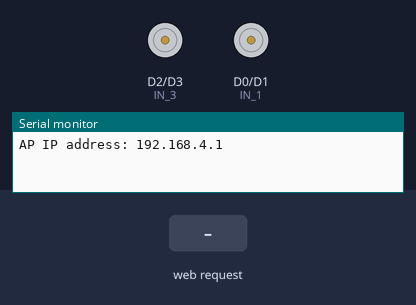
This sketch was run on a simulated ESP8266 (NodeMCU). Parts: motor-driver pin pairs drawn as motors (green arrow = first pin HIGH = forward, orange = second pin HIGH = backward, longer = more drive), the last lines printed to the serial monitor. The inputs (shaded band) are chosen by the test bench.

Above: at 1.2 s.
1.3 s: HTTP request GET /?State=F received
At 1.6 s:
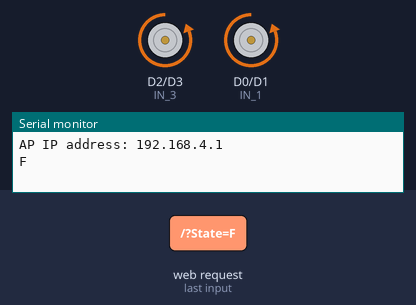
2.8 s: HTTP request GET /?State=B received
At 3.9 s:
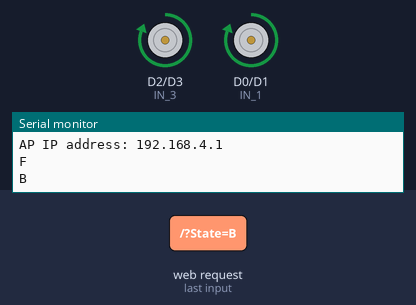
4.3 s: HTTP request GET /?State=L received
At 5.1 s:
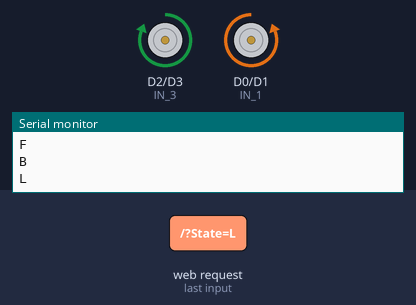
5.8 s: HTTP request GET /?State=R received
At 6.2 s:
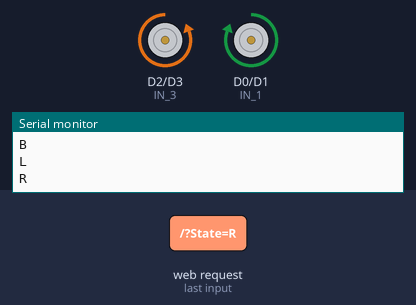
7.3 s: HTTP request GET / received
At 8.6 s:
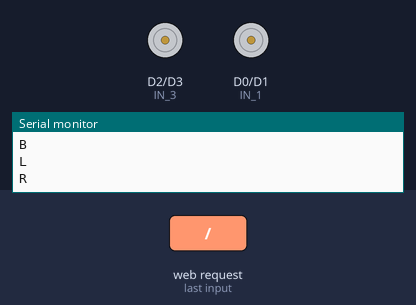
Timing chart, 0 to 9.8 s (numbered marks = the images above; inputs shaded):
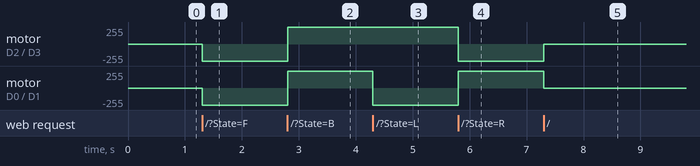

Measured:
- after the input at 1.3 s, motor on D2 (IN_3) / D3 (IN_4), motor on D0 (IN_1) / D1 (IN_2): stopped → backward 255/255 at once
- after the input at 2.8 s, motor on D2 (IN_3) / D3 (IN_4), motor on D0 (IN_1) / D1 (IN_2): backward 255/255 → forward 255/255 at once
- after the input at 4.3 s, motor on D0 (IN_1) / D1 (IN_2): forward 255/255 → backward 255/255 at once
- after the input at 5.8 s, motor on D2 (IN_3) / D3 (IN_4): forward 255/255 → backward 255/255 at once; motor on D0 (IN_1) / D1 (IN_2): backward 255/255 → forward 255/255 at once
- after the input at 7.3 s, motor on D2 (IN_3) / D3 (IN_4): backward 255/255 → stopped at once; motor on D0 (IN_1) / D1 (IN_2): forward 255/255 → stopped at once

The sketch:

wificar.ino
```cpp
#define IN_1  D0
#define IN_2  D1
#define IN_3  D2
#define IN_4  D3

#include <ESP8266WiFi.h>
#include <WiFiClient.h>
#include <ESP8266WebServer.h>

String command;


const char* ssid = "Vigyantram";
ESP8266WebServer server(80);

void setup() {


 pinMode(IN_1, OUTPUT);
 pinMode(IN_2, OUTPUT);
 pinMode(IN_3, OUTPUT);
 pinMode(IN_4, OUTPUT);

  Serial.begin(115200);

// Connecting WiFi

  WiFi.mode(WIFI_AP);
  WiFi.softAP(ssid);

  IPAddress myIP = WiFi.softAPIP();
  Serial.print("AP IP address: ");
  Serial.println(myIP);

 // Starting WEB-server
     server.on ( "/", HTTP_handleRoot );
     server.onNotFound ( HTTP_handleRoot );
     server.begin();
}

void goAhead(){

      digitalWrite(IN_1, LOW);
      digitalWrite(IN_2, HIGH);

      digitalWrite(IN_3, LOW);
      digitalWrite(IN_4, HIGH);
  }

void goBack(){

      digitalWrite(IN_1, HIGH);
      digitalWrite(IN_2, LOW);

      digitalWrite(IN_3, HIGH);
      digitalWrite(IN_4, LOW);

  }

void goRight(){

      digitalWrite(IN_1, HIGH);
      digitalWrite(IN_2, LOW);

      digitalWrite(IN_3, LOW);
      digitalWrite(IN_4, HIGH);

 }

void goLeft(){

      digitalWrite(IN_1, LOW);
      digitalWrite(IN_2, HIGH);

      digitalWrite(IN_3, HIGH);
      digitalWrite(IN_4, LOW);

  }


void stopRobot(){

      digitalWrite(IN_1, LOW);
      digitalWrite(IN_2, LOW);


      digitalWrite(IN_3, LOW);
      digitalWrite(IN_4, LOW);

 }

void loop() {
    server.handleClient();

      command = server.arg("State");
      if (command == "F") goAhead();
      else if (command == "B") goBack();
      else if (command == "L") goLeft();
      else if (command == "R") goRight();
      else if (command == "S") stopRobot();
      else stopRobot();
}

void HTTP_handleRoot(void) {

if( server.hasArg("State") ){
       Serial.println(server.arg("State"));
  }
  server.send ( 200, "text/html", "" );
  delay(1);
}
```
